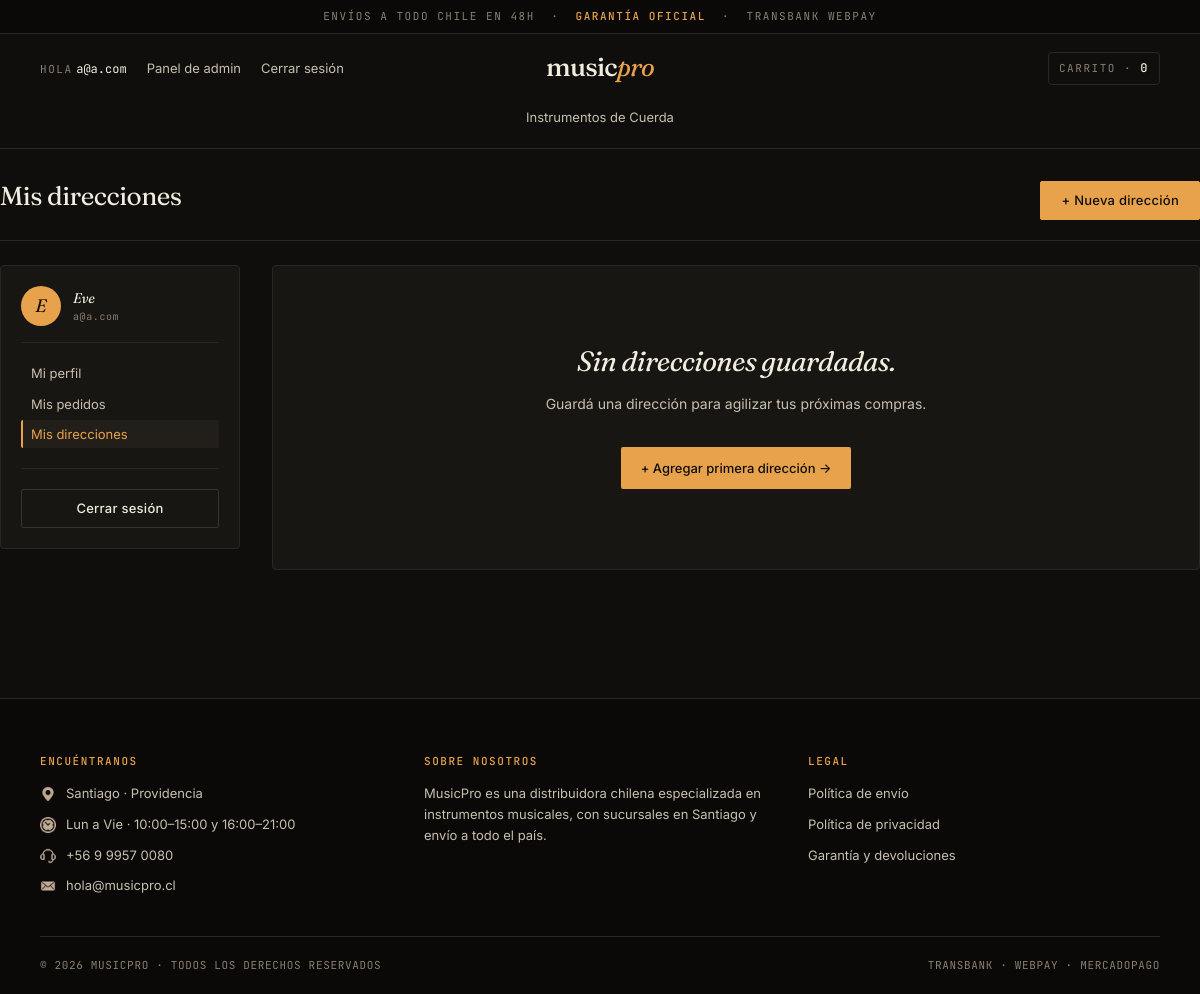
Page /Perfil/ubicaciones (signed in) on the earlier database version.
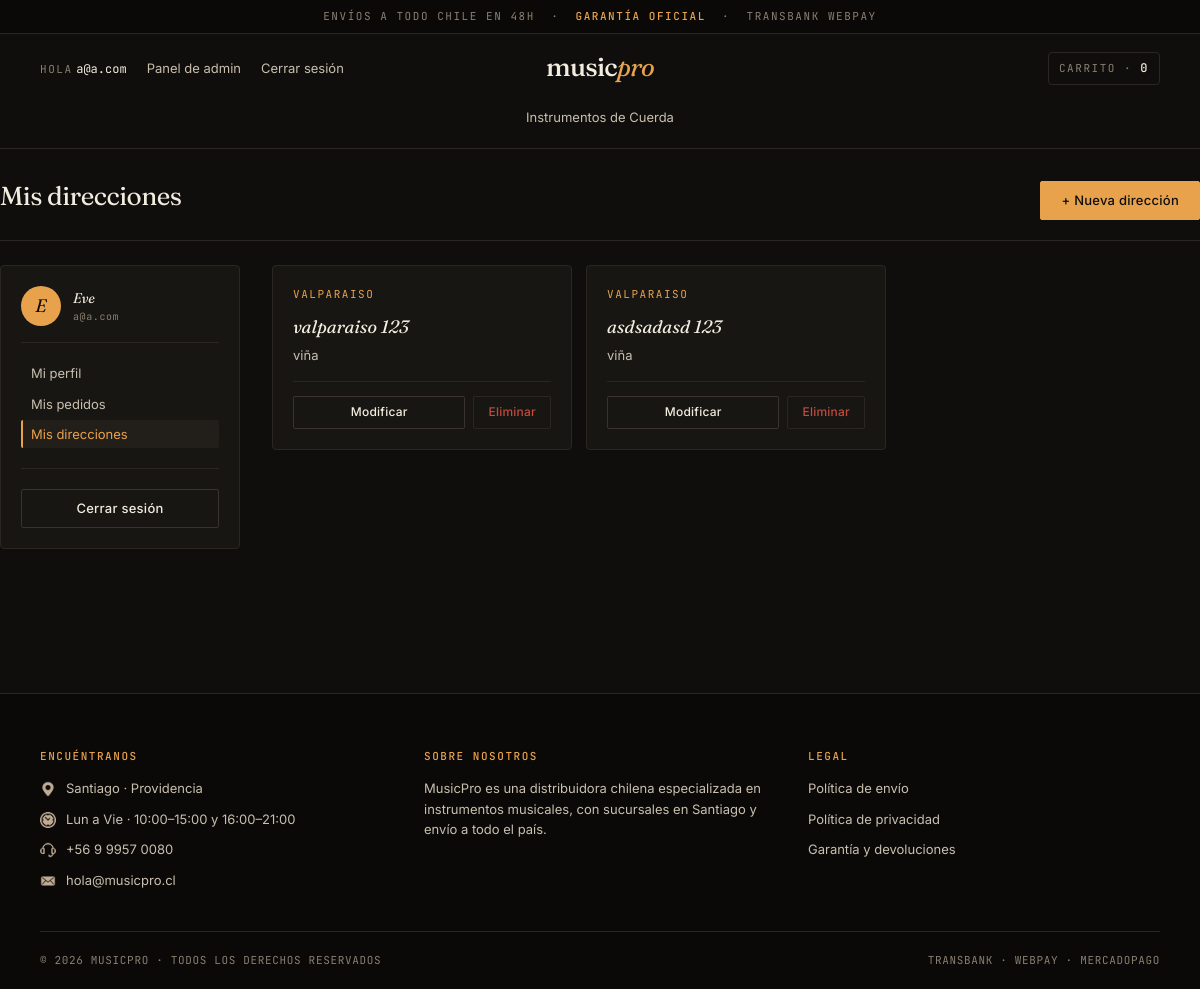
Same page on the later database version.
### app/models.py (models this page shows, shortened)
class Categoria(models.Model):
    nombreCategoria = models.CharField(max_length=50,primary_key=True, verbose_name='nombre de la categoria', unique=True)
    descripcion = models.CharField(max_length=255, blank = True)
    slug = AutoSlugField(populate_from='nombreCategoria',null=True)
    class Meta:
        verbose_name = 'category'
        verbose_name_plural = 'categories'

class UserUbicacion(models.Model):
    user = models.ForeignKey(User, on_delete=models.CASCADE)
    ubicacion = models.CharField(max_length=100)
    numero = models.IntegerField()
    comuna = models.ForeignKey(Comuna,on_delete=models.CASCADE)
    region= models.ForeignKey(Region,on_delete=models.CASCADE)

class Region(models.Model):
    nombre = models.CharField(primary_key=True, max_length=80)
    def __str__(self):
        return self.nombre

class Comuna(models.Model):
    nombre  = models.CharField(primary_key=True,max_length=80)
    region= models.ForeignKey(Region,on_delete=models.CASCADE)
    def __str__(self) -> str:
        return self.nombre

### app/views.py (the view)
# urls.py: path('Perfil/ubicaciones',viewUbis, name="viewUbis"),
def viewUbis(request):
    current_user = request.user
    ubicacion = UserUbicacion.objects.filter(user = current_user)
    context = {
        'ubicaciones': ubicacion
    }
    print(ubicacion)
    return render(request,'app/tienda/Perfil/ubicaciones.html', context)

### app/context_processors.py (called while the page is built)
def categorias(request):
    categorias = Categoria.objects.all()
    return {'categorias': categorias}

### carts/context_processors.py (called while the page is built)
def counter(request):
    cart_count = 0
    try:
        cart = Cart.objects.filter(cart_id=_cart_id(request))
        cart_items = CartItem.objects.all().filter(cart=cart[:1])
        for cart_item in cart_items:
            cart_count += cart_item.quantity
    except Cart.DoesNotExist:
        cart_count = 0
    return dict(cart_count=cart_count)

### carts/views.py (called while the page is built)
def _cart_id(request):
    cart = request.session.session_key
    if not cart:
        cart= request.session.create()
    return cart

### app/templates/app/tienda/Perfil/ubicaciones.html
{% extends 'app/base.html' %}
{% load static %}
{% block contenido %}
<section class="section-content container">
    <header class="section-head" style="padding-top: 0;">
        <h2>Mis direcciones</h2>
        <a href="{% url 'newUbi' %}" class="btn btn-primary">+ Nueva dirección</a>
    </header>
    <div class="store-layout">
        {% include 'app/tienda/Perfil/_sidebar.html' with active='ubis' %}
        <main>
            {% if ubicaciones %}
                <div style="display: grid; grid-template-columns: repeat(auto-fill, minmax(280px, 1fr)); gap: 14px;">
                    {% for i in ubicaciones %}
                    <div class="cart-card" style="padding: 20px;">
                        <div class="eyebrow" style="margin-bottom: 10px;">{{ i.region }}</div>
                        <div style="font-family: var(--font-display); font-style: italic; font-size: 18px; color: var(--paper); margin-bottom: 4px;">{{ i.ubicacion }} {{ i.numero|stringformat:'d' }}</div>
                        <div style="color: var(--paper-dim); font-size: 13px; margin-bottom: 16px;">{{ i.comuna }}</div>
                        <div style="display: flex; gap: 8px; padding-top: 14px; border-top: 1px solid var(--line);">
                            <a href="{% url 'modUbi' i.ubicacion %}" class="btn btn-ghost" style="flex: 1; padding: 8px 12px; font-size: 12px;">Modificar</a>
                            <a href="{% url 'deleteUbi' i.ubicacion %}" class="btn btn-danger">Eliminar</a>
                        </div>
                    </div>
                    {% endfor %}
                </div>
            {% else %}
                <div class="cart-empty">
                    <h2>Sin direcciones guardadas.</h2>
                    <p style="color: var(--paper-dim); font-size: 14px; margin-bottom: 24px;">Guardá una dirección para agilizar tus próximas compras.</p>
                    <a href="{% url 'newUbi' %}">+ Agregar primera dirección →</a>
                </div>
            {% endif %}
        </main>
    </div>
</section>
{% endblock %}

### app/templates/app/base.html (shortened to what this page needs)
{% load static %}
<!DOCTYPE html>
<html lang="es">
<head>
    <link rel="stylesheet" href="{% static 'css/estilos.css' %}">
</head>
<body>
    <header>
        <div class="contenedor-anuncio">
            Envíos a todo Chile en 48h &nbsp;·&nbsp; <b>Garantía oficial</b> &nbsp;·&nbsp; Transbank Webpay
        </div>
        <div class="nav-bar">
            <ul class="sesion">
                {% if user.is_authenticated %}
                    <li><span class="eyebrow eyebrow-muted">Hola</span> <a href="{% url 'viewPerfil' %}" class="user-mail">{{ user.email }}</a></li>
                    {% if user.is_staff %}
                        <li><a href="{% url 'adminView' %}">Panel de admin</a></li>
                    {% endif %}
                    <li><a href="{% url 'logout' %}">Cerrar sesión</a></li>
                {% else %}
                    <li><a href="{% url 'loginCli' %}">Iniciar sesión</a></li>
                    <li><a href="{% url 'RegistroCli' %}">Crear cuenta</a></li>
                {% endif %}
            </ul>
            <div class="contenedor-logo">
                <a href="{% url 'home' %}" class="brand-word">music<em>pro</em></a>
            </div>
            <div class="cart-wrap">
                <div id="cart" class="cart-icon">
                    <a href="{% url 'cart' %}" style="display:inline-flex;align-items:center;gap:8px;color:inherit;">
                        Carrito · <span id="cart-quantity">{{ cart_count }}</span>
                    </a>
                </div>
            </div>
        </div>
        <nav class="cat-nav" aria-label="Categorías">
            {% for ve in categorias %}
                <a href="{% url 'store' ve.slug %}">{{ ve.nombreCategoria }}</a>
            {% endfor %}
        </nav>
    </header>
    <main class="contenido">
        {% block contenido %}{% endblock %}
    </main>
    <footer>
        <div class="container">
            <div class="row">
                <div class="footer-col">
                    <h3>Encuéntranos</h3>
                    <ul>
                        <li><img src="{% static 'img/icons/ubicacion.png' %}" alt=""> Santiago · Providencia</li>
                        <li><img src="{% static 'img/icons/horario.png' %}" alt=""> Lun a Vie · 10:00–15:00 y 16:00–21:00</li>
                        <li><img src="{% static 'img/icons/atencion.png' %}" alt=""> +56 9 9957 0080</li>
                        <li><img src="{% static 'img/icons/correo.png' %}" alt=""> <a href="mailto:hola@musicpro.cl">hola@musicpro.cl</a></li>
                    </ul>
                </div>
                <div class="footer-col">
                    <h3>Sobre nosotros</h3>
                    <ul>
                        <li>MusicPro es una distribuidora chilena especializada en instrumentos musicales, con sucursales en Santiago y envío a todo el país.</li>
                    </ul>
                </div>
                <div class="footer-col">
                    <h3>Legal</h3>
                    <ul>
                        <li><a href="#">Política de envío</a></li>
                        <li><a href="#">Política de privacidad</a></li>
                        <li><a href="#">Garantía y devoluciones</a></li>
                    </ul>
                </div>
            </div>
            <div class="footer2">
                <div>© 2026 MusicPro · Todos los derechos reservados</div>
                <div>Transbank · Webpay · MercadoPago</div>
            </div>
        </div>
    </footer>
</body>
</html>

Differences in the rows shown:
added UserUbicacion: region "VALPARAISO", ubicacion "valparaiso", numero "123", comuna "viña"
added UserUbicacion: region "VALPARAISO", ubicacion "asdsadasd", numero "123", comuna "viña"
Other differences:
text no longer shown: "Sin direcciones guardadas. Guardá una dirección para agilizar tus próximas compras. + Agregar primera dirección →"
